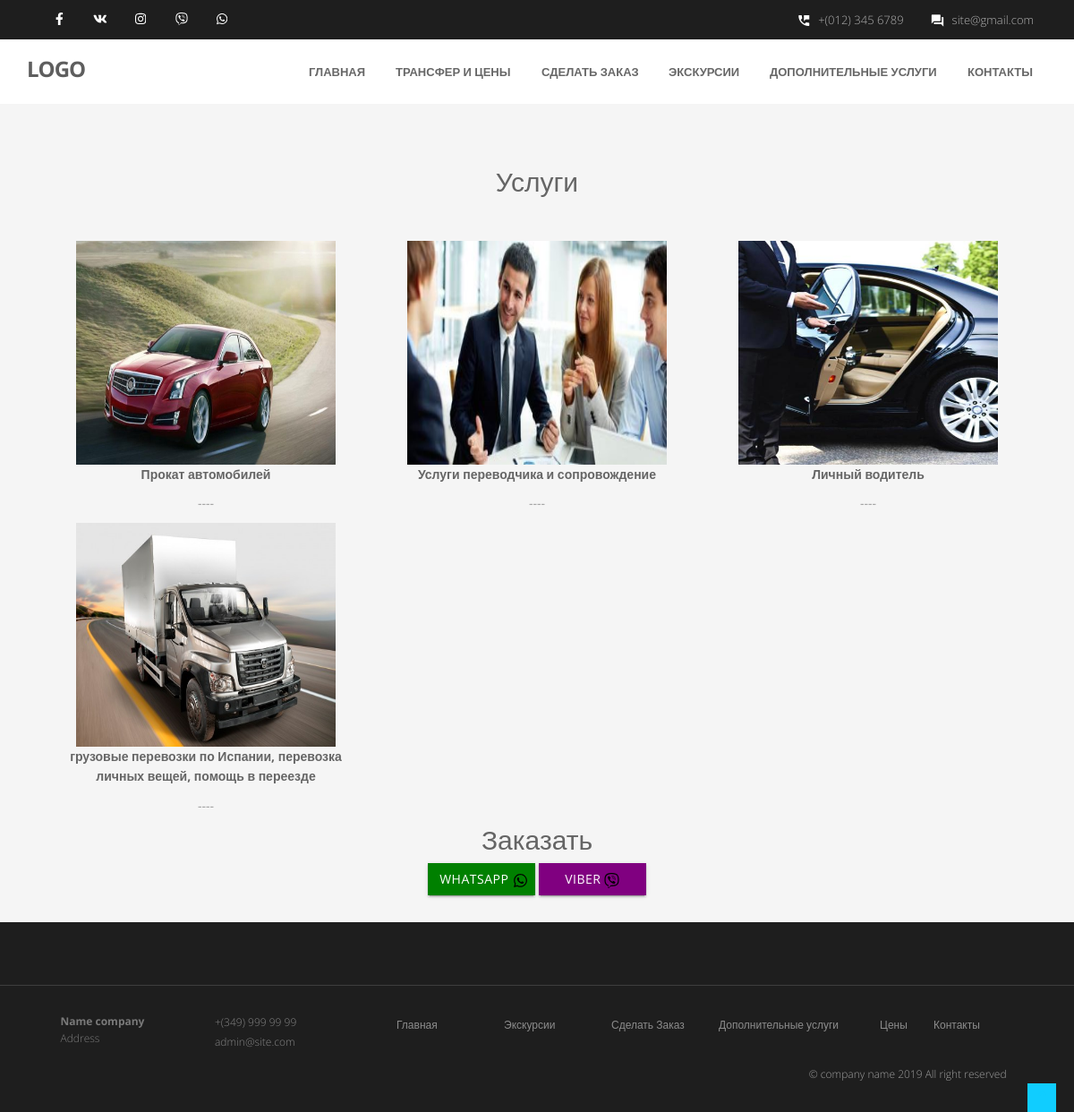
Page /services/ on the committed database.
### apps/services/models.py (models this page shows, shortened)
class Service(models.Model):
    name = models.CharField(max_length=100)
    description = models.CharField(max_length=1000)
    img = models.ImageField('img', null=True, blank=True, upload_to='services')

### apps/services/views.py (the view)
# urls.py: path('', ServicesView.as_view(), name='services')
class ServicesView(ListView):
    template_name = 'services.html'
    def get_queryset(self):
        return Service.objects.all()

### templates/services.html
{% extends 'base_admin.html' %}
{% load i18n %}
{% block content %}
<div id="wrapper">
	<section id="content">
		<div class="container content">
        <div class="text-center">
            <p class="h2">Услуги </p>
        </div>
        <div class="col-md-12" style="margin-top: 40px;">
       {% for item in object_list %}
            <div class="col-md-4 text-center">
                <img src="/media/{{ item.img }}" alt="" style="width: 290px;height: 250px;">
                <p><strong>{{ item.name }}</strong></p>
                <p>{{ item.description }}</p>
            </div>
       {% endfor %}
        </div>
        <div class="text-center">
         <p class="h2">Заказать</p>
            <a href="#">
                <button class="btn btn-warning" style="background-color: green;border-color: green">
                    WhatsApp
                <img style="height: 17px;width: 17px;" src="/static/img/svg/whatsapp-brands.svg" alt="">
                </button>
            </a>
            <a href="#">
                <button class="btn btn-warning" style="background-color: purple;border-color: purple">
                    Viber
                <img style="height: 17px;width: 17px;" src="/static/img/svg/viber-brands.svg" alt="">
                </button>
            </a>
        </div>
    </div>
    </section>
</div>
<a href="#" class="scrollup waves-effect waves-dark"><i class="fa fa-angle-up active"></i></a>
{% endblock %}

### templates/base_admin.html (shortened to what this page needs)
{% extends 'base_full_admin.html' %}
{% load i18n %}
{% block header %}
	<header class="topbar" >
		<div class="container">
			<div class="row">
				<div class="col-sm-3" >
                    <ul class="social-network">
					<li><a class="waves-effect waves-dark" href="#"><i style="color:white;"" class="fa fa-facebook"></i></a></li>
					<li><a class="waves-effect waves-dark" href="#"><i style="color:white;" class="fa fa-vk"></i></a></li>
					<li><a class="waves-effect waves-dark" href="#"><i style="color:white;" class="fa fa-instagram"></i></a></li>
					<li><a class="waves-effect waves-dark" href="#"><i style="color:white;" class="fab fa-viber"></i></a></li>
					<li><a class="waves-effect waves-dark" href="#"><i style="color:white;" class="fa fa-whatsapp"></i></a></li>
				</ul>
                    </div>
				<div class="col-sm-9">
                        <ul class="info">
							<li><i style="color:white;" class="icon-info-blocks material-icons">question_answer</i><span>site@gmail.com</span></li>
							<li><i style="color:white;" class="icon-info-blocks material-icons">perm_phone_msg</i><span>+(012) 345 6789</span></li>
						</ul>
					</div>
			</div>
		</div>
	</header>
	<header>
        <div class="navbar navbar-default navbar-static-top">
            <div class="container">
                <div class="navbar-header">
                    <a class="navbar-brand" href="{% url 'home:home' %}">LOGO</a>
                </div>
                <div class="navbar-collapse collapse ">
                    <ul class="nav navbar-nav">
                        <li ><a class="waves-effect waves-dark" href="{% url 'home:home' %}">Главная</a></li>
                        <li><a class="waves-effect waves-dark" href="{% url 'pricing:pricing' %}">Трансфер и цены</a></li>
                        <li><a class="waves-effect waves-dark" href="{% url 'orders:orders' %}">Сделать заказ</a></li>
                        <li><a class="waves-effect waves-dark" href="{% url 'excursion:excursion' %}">Экскурсии</a></li>
						<li><a class="waves-effect waves-dark" href="{% url 'services:services' %}">Дополнительные  услуги</a></li>
                        <li><a class="waves-effect waves-dark" href="{% url 'contact:contact' %}">Контакты</a></li>
                    </ul>
                </div>
            </div>
        </div>
	</header>
{% endblock %}
{% block wrapper %}
    {% block content_wrapper %}
        {% block content %}
        {% endblock %}
    {% endblock %}
{% endblock %}
{% block footer %}
    <footer class="our_footer">
	<div id="sub-footer">
		<div class="container">
			<div class="row">
                <div class="widget">
                    <div class="col-md-12">
                        <div class="col-md-4">
                             <div class="col-md-6">
                                <address>
                                <strong>Name company</strong><br>
                                Address
                                </address>
                             </div>
                            <div class="col-md-6">
                                <p>
                                     +(349) 999 99 99 <br>
                                     admin@site.com
                                 </p>
                            </div>
                        </div>
                        <div class="col-md-8">
                            <div class="col-md-2">
                                <ul class="link-list">
                                <li><a class="waves-effect waves-dark" href="{% url 'home:home' %}">Главная</a></li>
                                    </ul>
                            </div>
                            <div class="col-md-2">
                                <ul class="link-list">
                                <li><a class="waves-effect waves-dark" href="{% url 'excursion:excursion' %}">Экскурсии</a></li>
                                    </ul>
                            </div>
                            <div class="col-md-2">
                                <ul class="link-list">
                                <li ><a class="waves-effect waves-dark" href="{% url 'orders:orders' %}">Сделать Заказ</a></li>
                                    </ul>
                            </div>
                            <div class="col-md-3">
                                <ul class="link-list">
                                <li ><a class="waves-effect waves-dark" href="{% url 'services:services' %}">Дополнительные услуги</a></li>
                                    </ul>
                            </div>
                            <div class="col-md-1">
                                <ul class="link-list">
                                <li ><a class="waves-effect waves-dark" href="{% url 'pricing:pricing' %}">Цены</a></li>
                                    </ul>
                            </div>
                            <div class="col-md-1">
                                <ul class="link-list">
                                <li ><a class="waves-effect waves-dark" href="{% url 'contact:contact' %}">Контакты</a></li>
                                    </ul>
                            </div>
                        </div>
                </div>
				</div>
                <div class="col-lg-9"></div>
				<div class="col-lg-3">
					<div class="copyright">
						<p>
							<span>&copy; company name 2019 All right reserved</span>
						</p>
					</div>
				</div>
			</div>
		</div>
	</div>
	</footer>
{% endblock %}

### templates/base_full_admin.html (shortened to what this page needs)
{% load i18n %}
{% get_current_language as LANGUAGE_CODE %}
{% get_available_languages as LANGUAGES %}
<!DOCTYPE html>
<html lang="en">
<head>
    {% block css %}
<link rel="stylesheet" href="/static/materialize/css/materialize.min.css" media="screen,projection" />
<link href="/static/css/bootstrap.min.css" rel="stylesheet" />
<link href="/static/css/fancybox/jquery.fancybox.css" rel="stylesheet">
<link href="/static/css/flexslider.css" rel="stylesheet" />
<link href="/static/css/style.css" rel="stylesheet" />
<link rel="stylesheet" href="https://cdnjs.cloudflare.com/ajax/libs/bootstrap-datetimepicker/3.1.4/css/bootstrap-datetimepicker.min.css">
        <link rel="stylesheet" href="https://use.fontawesome.com/releases/v5.11.2/css/all.css">
  <link rel="stylesheet" href="https://use.fontawesome.com/releases/v5.11.2/css/v4-shims.css">
    {% endblock %}
</head>
<body>
        {% block body %}
            {% block header %}{% endblock %}
            {% block wrapper %}{% endblock %}
            {% block footer %}{% endblock %}
        {% endblock %}
</body>
</html>

### static/css/style.css (style rules this page uses)
body { font-family:'Open Sans', Arial, sans-serif; font-weight:300; line-height:1.6em; color:#656565; font-size: 1.4em; background: #f5f5f5; }
a { color: #10cdff; text-decoration: none; }
input, button, select, textarea { border-radius: 0px !important; }
#wrapper { width:100%; margin:0; padding:0; }
.widget { color: #858585; }
.row,.row-fluid { margin-bottom:30px; }
.topbar { background-color: #1e1e1e; padding: 0; }
.topbar .container .row { margin: 0; padding:0; }
header .navbar { margin-bottom: 0; }
.topbar ul.info i { color: #10cdff; font-size: 16px; font-style: normal; margin-right: 8px; display: inline-block; position: relative; top: 4px; }
.topbar ul.info li { float: right; padding-left: 30px; color: #b0b0b0; font-size: 13px; line-height: 44px; }
.navbar-default { border: none; }
.navbar-brand { color: #222; text-transform: uppercase; font-size: 24px; font-weight: 700; line-height: 1em; letter-spacing: -1px; margin-top: 21px; padding: 0 0 0 15px; }
.navbar-default .navbar-brand { color: #5e5e5e;font-size: 24px;text-transform: uppercase; }
header .navbar-collapse ul.navbar-nav { float: right; margin-right: 0; }
header .navbar { min-height: 70px;padding: 18px 0;background: #ffffff; }
header .navbar { min-height: 62px; padding: 0; }
header .navbar-nav > li { padding-bottom: 12px; padding-top: 12px; padding: 0 !important; }
header .navbar-nav > li > a { margin-left: 2px; line-height: 40px; font-weight: 700; -webkit-transition: all .3s ease; -moz-transition: all .3s ease; -ms-transition: all .3s ease; -o-transition: all .3s ease; transition: all .3s ease; }
header ul.nav li { border:none; margin:0; }
header ul.nav li a { font-size: 13px; border:none; font-weight: 600; text-transform:uppercase; }
.navbar .nav > li > a { color: #676767; text-shadow: none; border: 1px solid rgba(255, 255, 255, 0) !important; }
.text-center img { margin: auto; }
#content { position:relative; padding:50px 0 0px 0; }
.btn { text-align: center;color: #FFFFFF;background: #10cdff;border-color: #10cdff;width: 120px;border-radius: 0; }
ul.link-list { margin:0; padding:0; list-style:none; }
ul.link-list li { margin:0; padding:2px 0 2px 0; list-style:none; }
footer { background: #1e1e1e; }
footer ul.link-list li a { color: #8C8C8C; }
footer { padding:50px 0 0 0; color:#f8f8f8; }
footer a { color:#fff; }
footer address { line-height:1.6em; color: #797979; }
ul.social-network { list-style:none; margin: 4px 0 0; }
ul.social-network li { display:inline; margin: 0 5px; padding: 5px 0 0; width: 32px; display: inline-block; text-align: center; height: 32px; vertical-align: baseline; }
#sub-footer { text-shadow:none; color: #dedede; padding:0; padding-top:30px; margin:20px 0 0 0; background: #1e1e1e; border-top: 1px solid #3e3e3e; }
#sub-footer p { margin:0; padding:0; }
#sub-footer span { color: #9e9e9e; }
.copyright { text-align:left; font-size:12px; }
.scrollup { position:fixed; width:32px; height:32px; bottom:0px; right:20px; background: #10cdff; }
a.scrollup { outline:0; text-align: center; }
.link-list li a { font-size: 12px; }
.widget .col-md-6 { font-size: 12px; }
.our_footer { margin-top: 30px; }

### rows in the picture
Service: img (picture), name "Прокат автомобилей", description "----"
Service: img (picture), name "Услуги переводчика и сопровождение", description "----"
Service: img (picture), name "Личный водитель", description "----"
Service: img (picture), name "грузовые перевозки по Испании, перевозка личных вещей, помощь в переезде", description "----"
